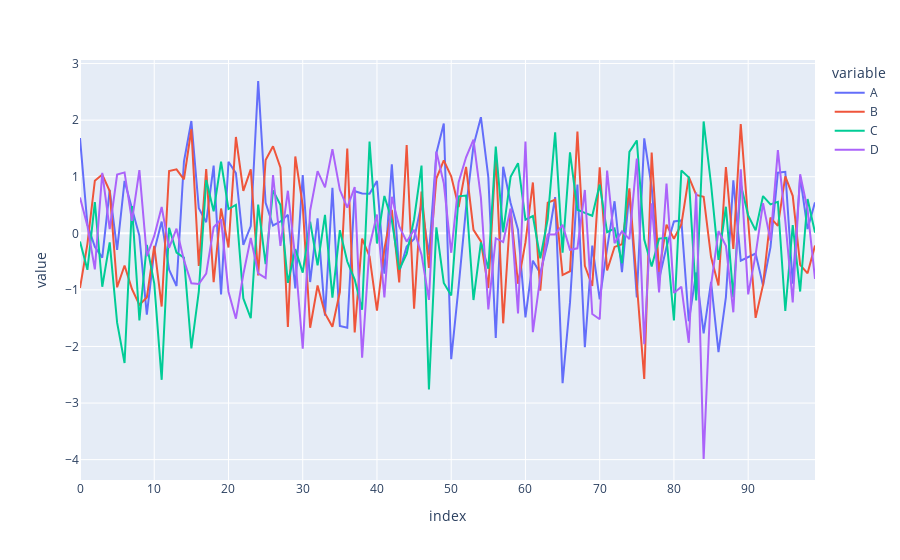

The cell this chart's notebook holds for it:
### Markdown cell above
## Using Cufflinks and iplot()

* scatter
* bar
* box
* spread
* ratio
* heatmap
* surface
* histogram
* bubble

### Code cell
px.line(df)
